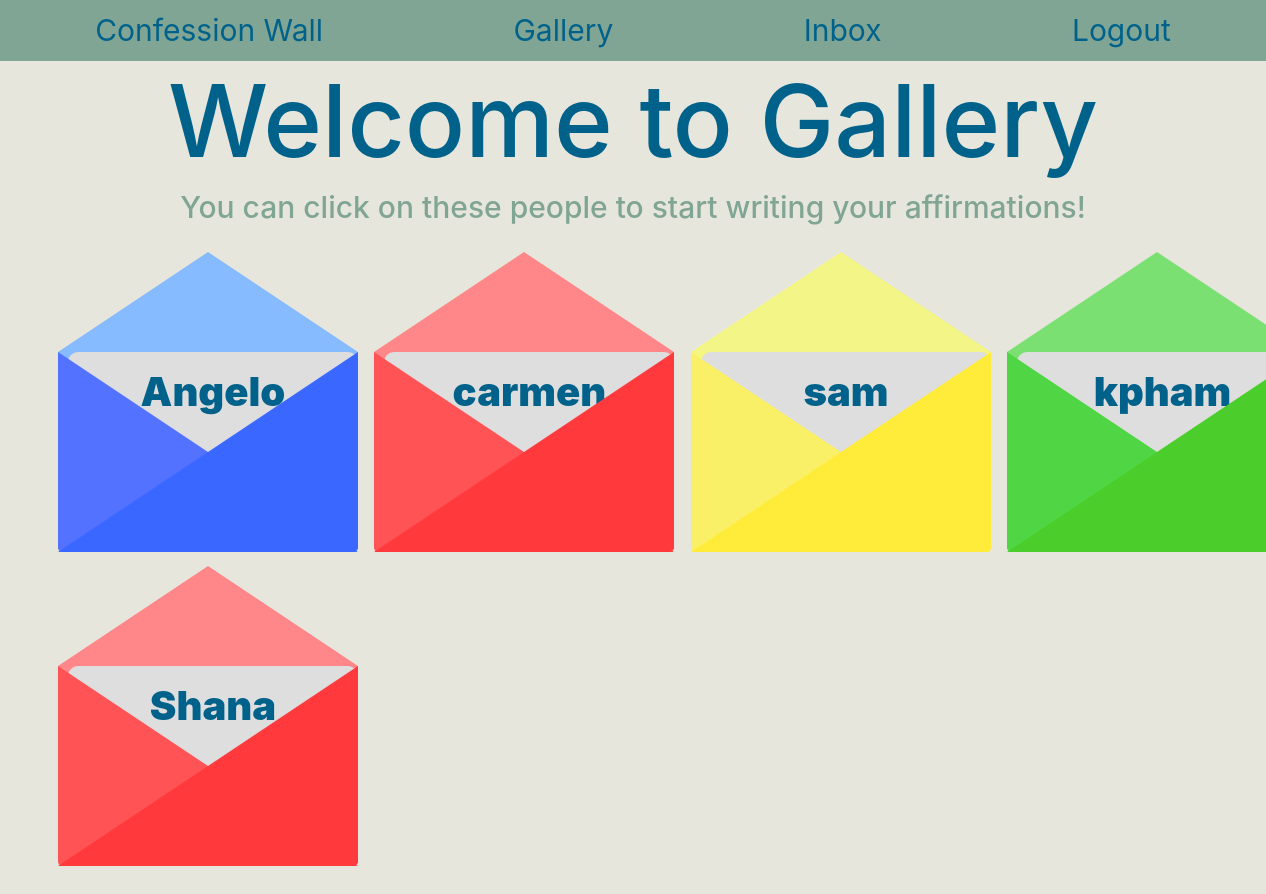
Page /gallery (signed in) on the committed database.
### app_folder/models.py (models this page shows, shortened)
class User(UserMixin, db.Model):
    id = db.Column(db.Integer, primary_key=True)
    username = db.Column(db.String(64), index=True, unique=True)
    family = db.Column(db.String(64), nullable=False)
    password_hash = db.Column(db.String(128))
    messages = db.relationship("Message", uselist=False, backref="user")

### app_folder/routes.py (the view)
@app.route("/gallery")
@login_required
def gallery():
    Alluser = User.query.all()
    return render_template('gallery.html', title="Gallery", Alluser=Alluser)

### app_folder/routes.py (called while the page is built)
@login.user_loader
def load_user(user_id):
    return User.query.get(int(user_id))

### app_folder/templates/gallery.html (shortened to what this page needs)
{% extends "base.html" %}
{% block gallery %}
    <h1 class="center"> Welcome to Gallery</h1>
<div class="center">
    <h4> You can click on these people to start writing your affirmations!</h4>
</div>
<div id="galleryBoard" class="container-fluid">
    <div class="row">
        <div class="col-md-3">
           <div>
            {% for i in range(0,Alluser|length,4 ) %}
                <a href="/user/{{Alluser[i].username}}">
                    {% if Alluser[i].family == 'Blue' %}
                        <div class="mailGalleryBlue">
                            <div class="letterGallery"> <h1> {{Alluser[i].username}}</h1></div>
                        </div>
                    {% elif Alluser[i].family == 'Red' %}
                        <div class="mailGalleryRed">
                            <div class="letterGallery"> <h1> {{Alluser[i].username}}</h1></div>
                        </div>
                    {% elif Alluser[i].family == "Yellow" %}
                        <div class="mailGalleryYellow">
                            <div class="coverGalleryYellow"></div>
                            <div class="letterGallery"> <h1> {{Alluser[i].username}}</h1></div>
                        </div>
                    {% elif Alluser[i].family == "Green" %}
                        <div class="mailGalleryGreen">
                            <div class="coverGalleryGreen"></div>
                            <div class="letterGallery"> <h1> {{Alluser[i].username}}</h1></div>
                        </div>
                    {% endif %}
                </a>
            {% endfor %}
        </div>
        </div>
        <div class="col-md-3">
                <div>
                    {% for i in range(0,Alluser|length,4 ) %}
                        {% if i < (Alluser|length - 2) %}
                        <a href="/user/{{Alluser[i+1].username}}">
                            {% if Alluser[i+1].family == 'Blue' %}
                                <div class="mailGalleryBlue">
                                    <div class="coverGalleryBlue"></div>
                                    <div class="letterGallery"> <h1> {{Alluser[i+1].username}}</h1></div>
                                </div>
                            {% elif Alluser[i+1].family == 'Red' %}
                                <div class="mailGalleryRed">
                                    <div class="letterGallery"> <h1> {{Alluser[i+1].username}}</h1></div>
                                </div>
                            {% elif Alluser[i+1].family == "Yellow" %}
                                <div class="mailGalleryYellow">
                                    <div class="coverGalleryYellow"></div>
                                    <div class="letterGallery"> <h1> {{Alluser[i+1].username}}</h1></div>
                                </div>
                            {% elif Alluser[i+1].family == "Green" %}
                                <div class="mailGalleryGreen">
                                    <div class="coverGalleryGreen"></div>
                                    <div class="letterGallery"> <h1> {{Alluser[i+1].username}}</h1></div>
                                </div>
                            {% endif %}
                        {% endif %}
                    </a>
                    {% endfor %}
                </div>
        </div>
        <div class="col-md-3">
                {% for i in range(0,Alluser|length,4 ) %}
                    {% if i < (Alluser|length - 2) %}
                    <a href="/user/{{Alluser[i+2].username}}">
                        {% if Alluser[i+2].family == 'Blue' %}
                            <div class="mailGalleryBlue">
                                <div class="coverGalleryBlue"></div>
                                <div class="letterGallery"> <h1> {{Alluser[i+2].username}}</h1></div>
                            </div>
                        {% elif Alluser[i+2].family == 'Red' %}
                            <div class="mailGalleryRed">
                                <div class="coverGalleryRed"></div>
                                <div class="letterGallery"> <h1> {{Alluser[i+2].username}}</h1></div>
                            </div>
                        {% elif Alluser[i+2].family == "Yellow" %}
                            <div class="mailGalleryYellow">
                                <div class="letterGallery"> <h1> {{Alluser[i+2].username}}</h1></div>
                            </div>
                        {% elif Alluser[i+2].family == "Green" %}
                            <div class="mailGalleryGreen">
                                <div class="coverGalleryGreen"></div>
                                <div class="letterGallery"> <h1> {{Alluser[i+2].username}}</h1></div>
                            </div>
                        {% endif %}
                    {% endif %}
                </a>
                {% endfor %}
        </div>
        <div class="col-md-3">
            {% for i in range(0,Alluser|length,4 ) %}
                {% if i < (Alluser|length - 3) %}
                <a href="/user/{{Alluser[i+3].username}}">
                    {% if Alluser[i+3].family == 'Blue' %}
                        <div class="mailGalleryBlue">
                            <div class="coverGalleryBlue"></div>
                            <div class="letterGallery"> <h1> {{Alluser[i+3].username}}</h1></div>
                        </div>
                    {% elif Alluser[i+3].family == 'Red' %}
                        <div class="mailGalleryRed">
                            <div class="coverGalleryRed"></div>
                            <div class="letterGallery"> <h1> {{Alluser[i+3].username}}</h1></div>
                        </div>
                    {% elif Alluser[i+3].family == "Yellow" %}
                        <div class="mailGalleryYellow">
                            <div class="coverGalleryYellow"></div>
                            <div class="letterGallery"> <h1> {{Alluser[i+3].username}}</h1></div>
                        </div>
                    {% elif Alluser[i+3].family == "Green" %}
                        <div class="mailGalleryGreen">
                            <div class="letterGallery"> <h1> {{Alluser[i+3].username}}</h1></div>
                        </div>
                    {% endif %}
                {% endif %}
            </a>
            {% endfor %}
        </div>
    </div>
</div>
{% endblock %}

### app_folder/static/styles/base.css (style rules this page uses)
body { background-color: #E6E6DC; font-size: 10px }
h1 { color: #00628B; font-size: 10em; }
h4 { color: #81A594; font-size: 3em; }
a { color: #00628B; }
.center { text-align: center; }

### app_folder/static/styles/envelope.css (style rules this page uses)
* { margin: 0; padding: 0; }

### app_folder/static/styles/gallery.css (style rules this page uses)
#galleryBoard { margin-top: 10% }
.letterGallery h1 { position: absolute; top: 20%; left: 50%; transform: translate(-50%,-50%); font-size: 4em; color: #00628B; font-weight: 900; }
.letterGallery { position: absolute; z-index: 3; top: 0px; left: 10px; background: #dedede; width: 290px; height: 200px; border-radius: 10px; transition: all 1s ease; }
.mailGalleryRed { width: 300px; height: 200px; background: #ff8789; position: relative; transform-style: preserve-3d; border-bottom-left-radius: 10px; border-bottom-right-radius: 10px; cursor: pointer; text-align:center; margin-bottom: 40%; left: 15%; transition: all .2s ease; }
.mailGalleryRed:before { content: ''; position: absolute; top: 0; right: 0; border-left: 150px solid Transparent; border-right: 150px solid #ff393c; border-top: 100px solid Transparent; border-bottom: 100px solid #ff393c; z-index: 5; border-bottom-right-radius: 5px; }
.mailGalleryRed:after { content: ''; position: absolute; top: 0; left: 0; border-left: 150px solid #ff5355; border-right: 150px solid Transparent; border-top: 100px solid Transparent; border-bottom: 100px solid #ff5355; z-index: 4; border-bottom-left-radius: 5px; }
.mailGalleryYellow { width: 300px; height: 200px; background: #f4f67f; position: relative; transform-style: preserve-3d; border-bottom-left-radius: 10px; border-bottom-right-radius: 10px; cursor: pointer; text-align:center; margin-bottom: 40%; left: 15%; transition: all .2s ease; }
.mailGalleryYellow:before { content: ''; position: absolute; top: 0; right: 0; border-left: 150px solid Transparent; border-right: 150px solid #ffeb39; border-top: 100px solid Transparent; border-bottom: 100px solid #ffeb39; z-index: 5; border-bottom-right-radius: 5px; }
.mailGalleryYellow:after { content: ''; position: absolute; top: 0; left: 0; border-left: 150px solid #faf067; border-right: 150px solid Transparent; border-top: 100px solid Transparent; border-bottom: 100px solid #faf067; z-index: 4; border-bottom-left-radius: 5px; }
.mailGalleryBlue { width: 300px; height: 200px; background: #87bbff; position: relative; transform-style: preserve-3d; border-bottom-left-radius: 10px; border-bottom-right-radius: 10px; cursor: pointer; text-align:center; margin-bottom: 40%; left: 15%; transition: all .2s ease; }
.mailGalleryBlue:before { content: ''; position: absolute; top: 0; right: 0; border-left: 150px solid Transparent; border-right: 150px solid #3967ff; border-top: 100px solid Transparent; border-bottom: 100px solid #3967ff; z-index: 5; border-bottom-right-radius: 5px; }
.mailGalleryBlue:after { content: ''; position: absolute; top: 0; left: 0; border-left: 150px solid #5372ff; border-right: 150px solid Transparent; border-top: 100px solid Transparent; border-bottom: 100px solid #5372ff; z-index: 4; border-bottom-left-radius: 5px; }
.mailGalleryGreen { width: 300px; height: 200px; background: #7be072; position: relative; transform-style: preserve-3d; border-bottom-left-radius: 10px; border-bottom-right-radius: 10px; cursor: pointer; text-align:center; margin-bottom: 40%; left: 15%; transition: all .2s ease; }
.mailGalleryGreen:before { content: ''; position: absolute; top: 0; right: 0; border-left: 150px solid Transparent; border-right: 150px solid #4bce2b; border-top: 100px solid Transparent; border-bottom: 100px solid #4bce2b; z-index: 5; border-bottom-right-radius: 5px; }
.mailGalleryGreen:after { content: ''; position: absolute; top: 0; left: 0; border-left: 150px solid #50d644; border-right: 150px solid Transparent; border-top: 100px solid Transparent; border-bottom: 100px solid #50d644; z-index: 4; border-bottom-left-radius: 5px; }

### rows in the picture
User: username "Angelo"
User: username "Shana"
User: username "carmen"
User: username "sam"
User: username "kpham"
